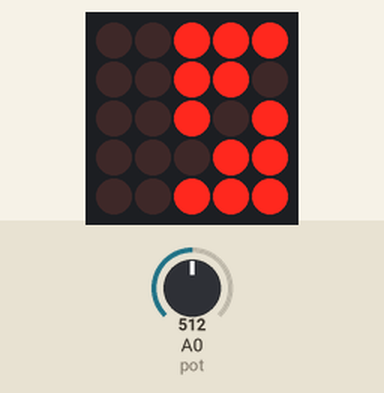
The sketch below on a simulated Arduino Uno, built with avr-gcc and run on an emulated ATmega328P. Shown: 5×5 LED matrix. Wiring (inferred from the names in the program): LED matrix (orientation assumed): rows pin 11, pin 5, pin 4, pin 3, pin 7; columns pin 2, pin 6, pin 8, pin 9, pin 10. The inputs (shaded band) are chosen by the test bench; at power-on: A0 (pot) = 512.

Above: at 1.2 s.
1.3 s: A0 (pot) set to 658
At 2.1 s:
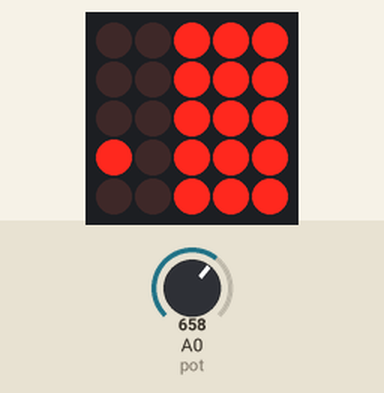
2.8 s: A0 (pot) set to 686
At 5.1 s:
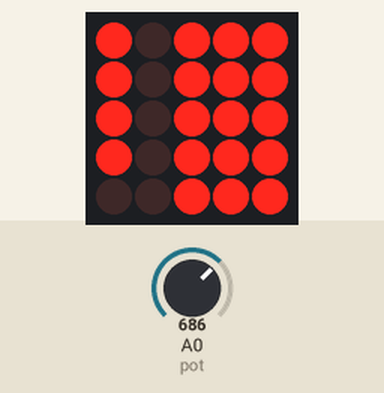
5.2 s: A0 (pot) set to 701
6.7 s: A0 (pot) set to 720
At 7.12 s:
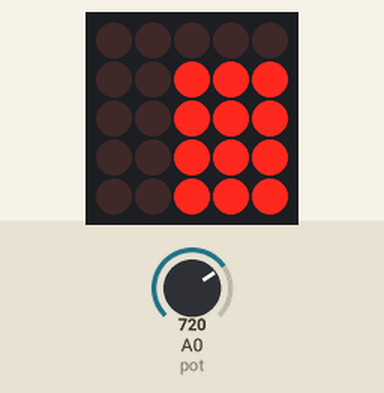
8.4 s: A0 (pot) set to 739
9.9 s: A0 (pot) set to 756
At 11.0 s:
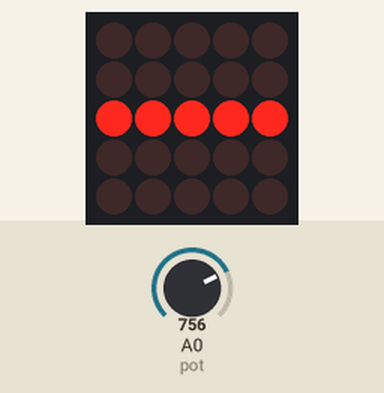
Timing chart, 0 to 12.4 s (numbered marks = the images above; inputs shaded):
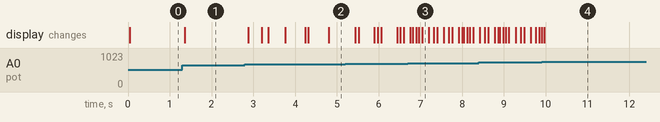

Measured:
- the behaviour switches between 669 and 670 on A0 (pot) (found by bisection; images 1 and 2)
- the behaviour switches between 708 and 709 on A0 (pot) (found by bisection; images 2 and 3)
- the behaviour switches between 748 and 749 on A0 (pot) (found by bisection; images 3 and 4)
- after the input at 1.3 s, the display: changes after 0.06 s (image 1)
- after the input at 2.8 s, the display: changes after 0.08 s (image 2)
- after the input at 6.7 s, the display: changes after 0.06 s (image 3)
- after the input at 9.9 s, the display: changes after 0.06 s (image 4)

The sketch:

Display_5_5.ino
```cpp
//The table for the letters
int letters[][5][5] = {{
  {1,1,1,1,1},//A
  {1,0,0,0,1},
  {1,1,1,1,1},
  {1,0,0,0,1},
  {1,0,0,0,1}
}, {
  {1,1,1,1,0},//B
  {1,0,0,1,0},
  {1,1,1,1,0},
  {1,0,0,0,1},
  {1,1,1,1,1}
},{
  {1,1,1,1,1},//C
  {1,0,0,0,0},
  {1,0,0,0,0},
  {1,0,0,0,0},
  {1,1,1,1,1}
},{
  {1,1,1,1,0},//D
  {1,0,0,0,1},
  {1,0,0,0,1},
  {1,0,0,0,1},
  {1,1,1,1,0}
},{
  {1,1,1,1,1},//E
  {1,0,0,0,0},
  {1,1,1,0,0},
  {1,0,0,0,0},
  {1,1,1,1,1}
},{
  {1,1,1,1,1},//F
  {1,0,0,0,0},
  {1,1,1,0,0},
  {1,0,0,0,0},
  {1,0,0,0,0}
},{
  {1,1,1,1,1},//G
  {1,0,0,0,0},
  {1,0,0,1,1},
  {1,0,0,0,1},
  {1,1,1,1,1}
},{
  {1,0,0,0,1},//H
  {1,0,0,0,1},
  {1,1,1,1,1},
  {1,0,0,0,1},
  {1,0,0,0,1}
},{
  {0,1,1,1,0},//I
  {0,0,1,0,0},
  {0,0,1,0,0},
  {0,0,1,0,0},
  {0,1,1,1,0}
},{
  {0,0,1,1,1},//J
  {0,0,0,1,0},
  {0,0,0,1,0},
  {1,0,0,1,0},
  {0,1,1,1,0}
},{
  {1,0,0,0,1},//K
  {1,0,0,1,0},
  {1,1,1,0,0},
  {1,0,0,1,0},
  {1,0,0,0,1}
},{
  {1,0,0,0,0},//L
  {1,0,0,0,0},
  {1,0,0,0,0},
  {1,0,0,0,0},
  {1,1,1,1,1}
},{
  {1,1,0,1,1},//M
  {1,0,1,0,1},
  {1,0,1,0,1},
  {1,0,0,0,1},
  {1,0,0,0,1}
},{
  {1,0,0,0,1},//N
  {1,1,0,0,1},
  {1,0,1,0,1},
  {1,0,0,1,1},
  {1,0,0,0,1}
},{
  {1,1,1,1,1},//O
  {1,0,0,0,1},
  {1,0,0,0,1},
  {1,0,0,0,1},
  {1,1,1,1,1}
},{
  {1,1,1,1,1},//P
  {1,0,0,0,1},
  {1,1,1,1,1},
  {1,0,0,0,0},
  {1,0,0,0,0}
},{
  {1,1,1,1,1},//Q
  {1,0,0,0,1},
  {1,0,0,0,1},
  {1,0,0,1,0},
  {1,1,1,0,1}
},{
  {1,1,1,1,0},//R
  {1,0,0,1,0},
  {1,1,1,0,0},
  {1,0,0,1,0},
  {1,0,0,0,1}
},{
  {1,1,1,1,1},//S
  {1,0,0,0,0},
  {1,1,1,1,1},
  {0,0,0,0,1},
  {1,1,1,1,1}
},{
  {1,1,1,1,1},//T
  {0,0,1,0,0},
  {0,0,1,0,0},
  {0,0,1,0,0},
  {0,0,1,0,0}
},{
  {1,0,0,0,1},//U
  {1,0,0,0,1},
  {1,0,0,0,1},
  {1,0,0,0,1},
  {1,1,1,1,1}
},{
  {1,0,0,0,1},//V
  {1,0,0,0,1},
  {1,0,0,0,1},
  {0,1,0,1,0},
  {0,0,1,0,0}
},{
  {1,0,0,0,1},//W
  {1,0,0,0,1},
  {1,0,0,0,1},
  {1,0,1,0,1},
  {0,1,0,1,0}
},{
  {1,0,0,0,1},//X
  {1,0,0,0,1},
  {0,1,1,1,0},
  {1,0,0,0,1},
  {1,0,0,0,1}
},{
  {1,0,0,0,1},//Y
  {0,1,0,1,0},
  {0,0,1,0,0},
  {0,0,1,0,0},
  {0,0,1,0,0}
},{
  {1,1,1,1,1},//Z
  {0,0,0,1,0},
  {0,0,1,0,0},
  {0,1,0,0,0},
  {1,1,1,1,1}
}};

// pins for the rows
int row1 = 11;
int row2 = 10;
int row3 = 9;
int row4 = 8;
int row5 = 7;
int rows[] = {row1,row2,row3,row4,row5};
//pins for the columns
int col1 = 6;
int col2 = 5;
int col3 = 4;
int col4 = 3;
int col5 = 2;
int cols[] = {col1,col2,col3,col4,col5};
//pin for the potentiometer
int pot = A0;

void setup() {
  // initialize the rows and cols pins as outputs.
  for (int i = 2; i<=11; i++) {
    pinMode(i,OUTPUT);
  }
  // initialize the pot pin as an input
  pinMode(pot,INPUT);
}

// the loop routine runs over and over again forever:
void loop() {
  //reads the value of the potentiometer
  int valpot = analogRead(pot);
  //scales the value of the potentiometer in 0-25 bounds and displays this letter
  writeLetter(letters[(valpot*26/1024)]);
}

void writeLetter(int letter[5][5]) {
  // for each rows, turn it on for 1 ms
  for (int i = 0; i <=4; i++) {
    digitalWrite(rows[i],HIGH);
    //turn each column that has a lit LED on that row ON
    for (int j = 0; j <=4; j++) {
      if (letter[i][j] == 1) {
        digitalWrite(cols[j],HIGH);
      }
    }
    delay(1);
    //turn each column that has a lit LED on that row OFF
    for (int j = 0; j <=4; j++) {
      if (letter[i][j] == 1) {
        digitalWrite(cols[j],LOW);
      }
    }
    digitalWrite(rows[i],LOW);
  }
}
```
